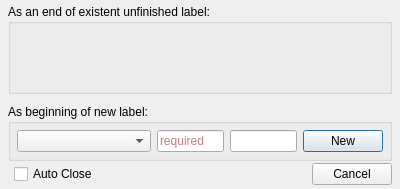
<?xml version="1.0" encoding="UTF-8"?>
<ui version="4.0">
 <class>Dialog</class>
 <widget class="QDialog" name="Dialog">
  <property name="geometry">
   <rect>
    <x>0</x>
    <y>0</y>
    <width>400</width>
    <height>189</height>
   </rect>
  </property>
  <property name="sizePolicy">
   <sizepolicy hsizetype="Fixed" vsizetype="Expanding">
    <horstretch>0</horstretch>
    <verstretch>0</verstretch>
   </sizepolicy>
  </property>
  <property name="windowTitle">
   <string>Create Label</string>
  </property>
  <layout class="QGridLayout" name="gridLayout">
   <property name="sizeConstraint">
    <enum>QLayout::SetDefaultConstraint</enum>
   </property>
   <property name="leftMargin">
    <number>8</number>
   </property>
   <property name="topMargin">
    <number>4</number>
   </property>
   <property name="rightMargin">
    <number>8</number>
   </property>
   <property name="bottomMargin">
    <number>4</number>
   </property>
   <property name="verticalSpacing">
    <number>2</number>
   </property>
   <item row="0" column="0">
    <layout class="QVBoxLayout" name="root_layout" stretch="1,0">
     <property name="spacing">
      <number>10</number>
     </property>
     <property name="topMargin">
      <number>0</number>
     </property>
     <item>
      <widget class="QGroupBox" name="groupBox">
       <property name="sizePolicy">
        <sizepolicy hsizetype="Preferred" vsizetype="Expanding">
         <horstretch>0</horstretch>
         <verstretch>1</verstretch>
        </sizepolicy>
       </property>
       <property name="title">
        <string>As an end of existent unfinished label:</string>
       </property>
       <layout class="QGridLayout" name="gridLayout_2">
        <property name="leftMargin">
         <number>6</number>
        </property>
        <property name="topMargin">
         <number>6</number>
        </property>
        <property name="rightMargin">
         <number>6</number>
        </property>
        <property name="bottomMargin">
         <number>6</number>
        </property>
        <item row="0" column="0">
         <layout class="QVBoxLayout" name="instore_layout" stretch="">
          <property name="spacing">
           <number>1</number>
          </property>
          <property name="sizeConstraint">
           <enum>QLayout::SetDefaultConstraint</enum>
          </property>
          <property name="topMargin">
           <number>0</number>
          </property>
          <property name="bottomMargin">
           <number>0</number>
          </property>
         </layout>
        </item>
       </layout>
      </widget>
     </item>
     <item>
      <widget class="QGroupBox" name="groupBox_2">
       <property name="title">
        <string>As beginning of new label:</string>
       </property>
       <layout class="QGridLayout" name="gridLayout_3">
        <property name="leftMargin">
         <number>6</number>
        </property>
        <property name="topMargin">
         <number>6</number>
        </property>
        <property name="rightMargin">
         <number>6</number>
        </property>
        <property name="bottomMargin">
         <number>6</number>
        </property>
        <item row="0" column="0">
         <layout class="QHBoxLayout" name="newlabel_layout" stretch="2,1,1,1">
          <item>
           <widget class="QComboBox" name="combo_action_names"/>
          </item>
          <item>
           <widget class="QLineEdit" name="line_begin">
            <property name="styleSheet">
             <string notr="true">color: darkred;</string>
            </property>
            <property name="placeholderText">
             <string>required</string>
            </property>
           </widget>
          </item>
          <item>
           <widget class="QLineEdit" name="line_end"/>
          </item>
          <item>
           <widget class="QPushButton" name="btn_new">
            <property name="text">
             <string>New</string>
            </property>
           </widget>
          </item>
         </layout>
        </item>
       </layout>
      </widget>
     </item>
    </layout>
   </item>
   <item row="2" column="0">
    <layout class="QHBoxLayout" name="horizontalLayout_5">
     <property name="leftMargin">
      <number>6</number>
     </property>
     <property name="topMargin">
      <number>0</number>
     </property>
     <item>
      <widget class="QCheckBox" name="checkb_autoclose">
       <property name="text">
        <string>Auto Close</string>
       </property>
      </widget>
     </item>
     <item>
      <widget class="QDialogButtonBox" name="buttonBox">
       <property name="orientation">
        <enum>Qt::Horizontal</enum>
       </property>
       <property name="standardButtons">
        <set>QDialogButtonBox::Cancel</set>
       </property>
      </widget>
     </item>
    </layout>
   </item>
  </layout>
 </widget>
 <resources/>
 <connections>
  <connection>
   <sender>buttonBox</sender>
   <signal>accepted()</signal>
   <receiver>Dialog</receiver>
   <slot>accept()</slot>
   <hints>
    <hint type="sourcelabel">
     <x>248</x>
     <y>254</y>
    </hint>
    <hint type="destinationlabel">
     <x>157</x>
     <y>274</y>
    </hint>
   </hints>
  </connection>
  <connection>
   <sender>buttonBox</sender>
   <signal>rejected()</signal>
   <receiver>Dialog</receiver>
   <slot>reject()</slot>
   <hints>
    <hint type="sourcelabel">
     <x>316</x>
     <y>260</y>
    </hint>
    <hint type="destinationlabel">
     <x>286</x>
     <y>274</y>
    </hint>
   </hints>
  </connection>
 </connections>
</ui>
